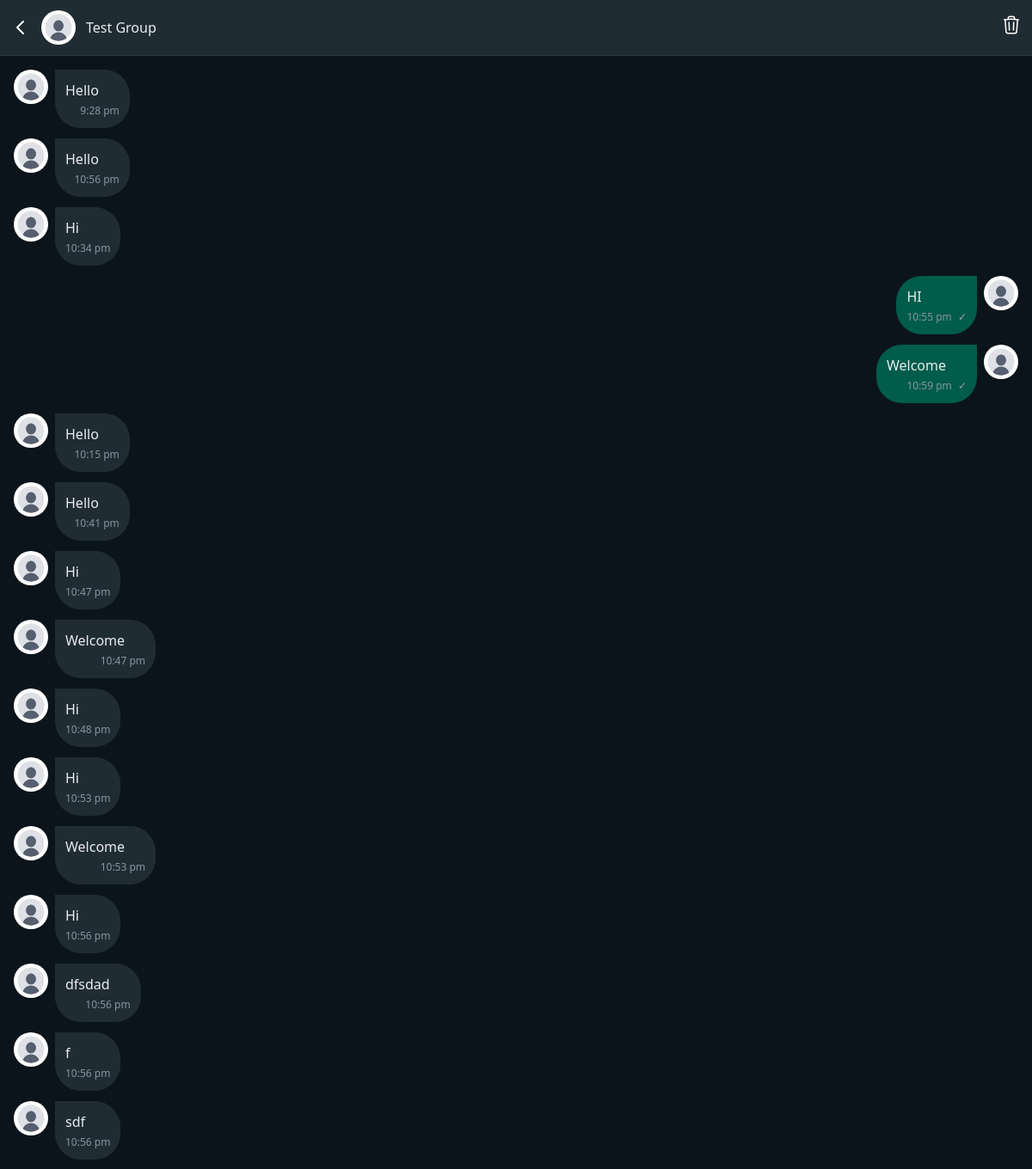
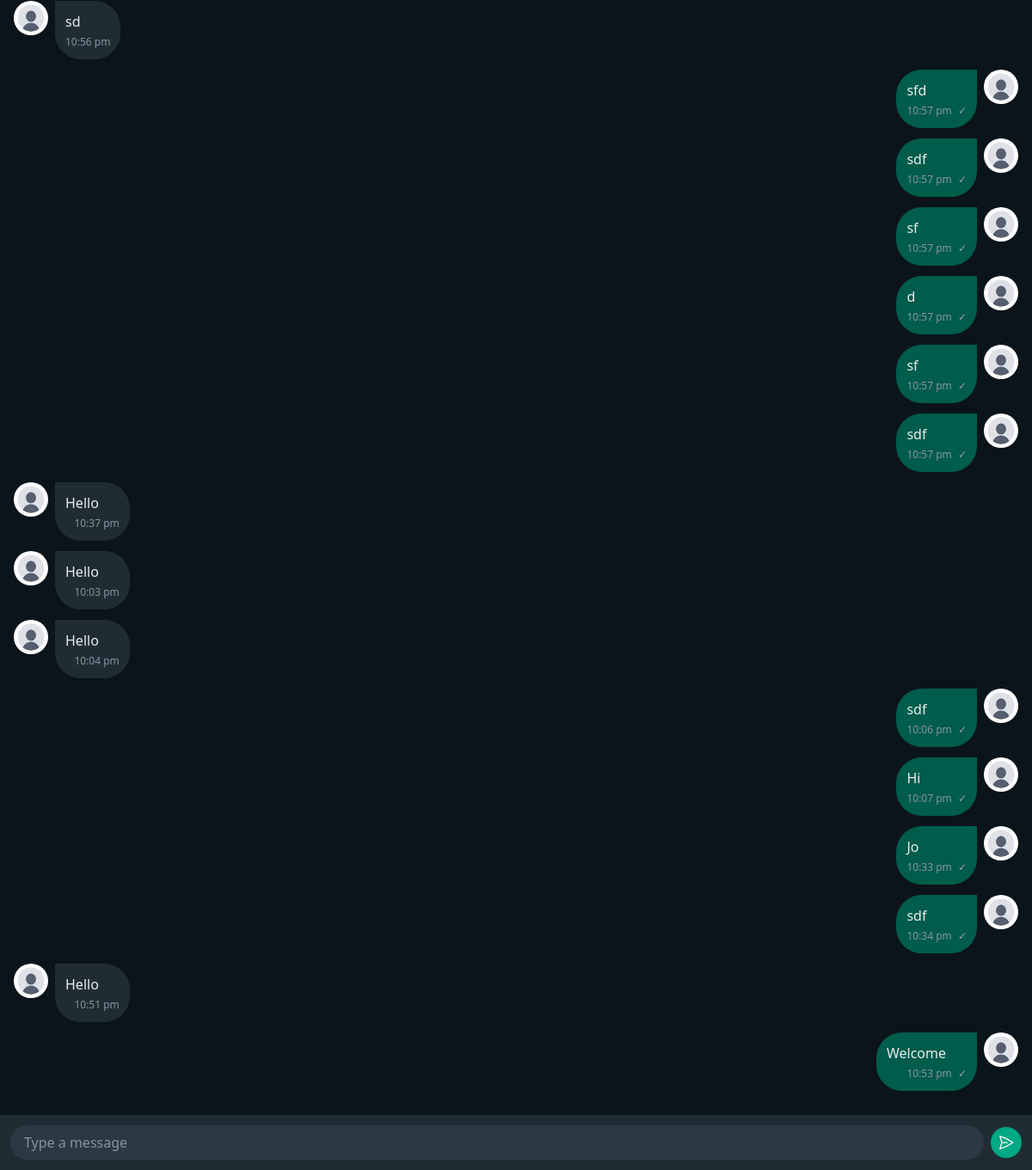
The app's page /chat/group/1 (signed in) with its own data (2 pictures, top to bottom).
### chat/models.py (models this page shows, shortened)
class GroupModel(models.Model):
    name = models.CharField(max_length=100)
    participants = models.ManyToManyField(
        CustomUser,
        related_name='room_participants'
    )
    created_at = models.DateTimeField(auto_now_add=True)
    updated_at = models.DateTimeField(auto_now=True)
    admin = models.ForeignKey(
        CustomUser,
        on_delete=models.SET_NULL,
        null=True,
        blank=True,
        related_name='admin_of_room'
    )
    avatar = models.ImageField(
        upload_to=userDirectoryPath,
        default='default.jpg'
    )
    is_active = models.BooleanField(default=True)
    description = models.TextField(blank=True, null=True)
    class Meta:
        ordering = ['-updated_at']

class GroupMessagesModel(models.Model):
    room = models.ForeignKey(
        GroupModel,
        on_delete=models.CASCADE,
        related_name='messages'
    )
    sender = models.ForeignKey(
        CustomUser,
        on_delete=models.CASCADE,
        related_name='messages_sent'
    )
    message = models.TextField()
    timestamp = models.DateTimeField(auto_now_add=True)
    read = models.BooleanField(default=False)
    class Meta:
        ordering = ["timestamp"]
        indexes = [
            models.Index(fields=["room", "timestamp"]),
            models.Index(fields=["sender"]),
        ]

### userauths/models.py (models this page shows, shortened)
class CustomUser(AbstractUser):
    username = models.CharField(
        max_length=20,
        unique=True,
        blank=False,
        validators=[
            RegexValidator(
                regex='^[a-zA-Z0-9_]+$',
                message='Username can only contain letters, numbers, and underscores',
                code='invalid_username'
            )
        ],
        help_text='Required 20 characters or fewer. Letters, digits and _ only.'
    )
    email = models.EmailField(
        unique=True,
        blank=False,
        help_text='Required. Must be a valid email address.'
    )
    bio = models.TextField(
        max_length=500,  # Increased from 100
        blank=True,  # Changed from False
        help_text='Tell us about yourself (500 characters max)'
    )
    avatar = models.ImageField(
        upload_to=userDirectoryPath,
        default='default.jpg',
        help_text='Profile picture (300x300 recommended)'
    )
    website = models.URLField(
        blank=True,
        default='',
        help_text='Your personal website'
    )
    facebook = models.URLField(
        blank=True,
        default='',
        help_text='Your Facebook profile URL'
    )
    instagram = models.URLField(  # Fixed typo from 'instagran'
        blank=True,
        default='',
        help_text='Your Instagram profile URL'
    )
    twitter = models.URLField(
        blank=True,
        default='',
        help_text='Your Twitter profile URL'
    )
    is_verified = models.BooleanField(
        default=False,
        help_text='Designates whether the user has verified their email'
    )
    last_activity = models.DateTimeField(
        null=True,
        blank=True,
        help_text='Last time the user was active'
    )
    USERNAME_FIELD = 'email'
    REQUIRED_FIELDS = ['username']  # Email is already required by default
    class Meta:
        verbose_name = 'User'
        verbose_name_plural = 'Users'
        ordering = ['-date_joined']

### chat/views.py (the view, shortened to what this page needs)
# urls.py: path('group/<int:pk>', GroupView.as_view(), name='group'),
class GroupView(LoginRequiredMixin, View):
    login_url = '/'  # Redirect URL if not authenticated
    redirect_field_name = 'next'  # Default (optional)
    def get(self, request, pk):
        try:
            group = GroupModel.objects.get(pk=pk)
            participant_ids = list(group.participants.values_list("id", flat=True))
            messages = group.messages.all().order_by('timestamp')
        except Exception as e:
            messages.error(request, f"Error loading conversations: {str(e)}")
        return render(request, 'chat/group.html', {
            'group': group,
            'chat_messages': messages,
            'participant_ids': participant_ids,
        })

### templates/chat/group.html (shortened to what this page needs)
{% extends "chat/base.html" %}
{% block content %}
  {% load static %}
  <div
    class="flex flex-col h-screen bg-[#0B141A]"
    id="chat-container"
    data-group-id="{{group.id}}"
    data-user-id="{{ request.user.id }}"
    data-user-name="{{ request.user.username }}"
    data-user-avatar="{{ request.user.avatar.url }}"
    data-participant-ids="{{ participant_ids|safe }}"
    >
    <div class="p-3 border-b border-[#2F3B43] bg-[#202C33] flex justify-between items-center">
        <div class="flex items-center space-x-3">
          <a href="{% url 'user-conversations' %}" class="text-white" title="Back">
            <svg class="w-6 h-6" fill="none" stroke="currentColor" viewBox="0 0 24 24">
              <path stroke-linecap="round" stroke-linejoin="round" stroke-width="2" d="M15 19l-7-7 7-7"></path>
            </svg>
          </a>
          <img
            src="{{ group.avatar.url|default:'/media/default.jpg' }}"
            alt="{{ group.name }}"
            class="w-10 h-10 rounded-full object-cover"
            onerror="this.src='/static/images/default-avatar.jpg'"
          />
          <div>
            <h2 class="font-medium text-[#E9EDEF]">
              {{ group.name }}
            </h2>
          </div>
        </div>
      {% if user == group.admin %}
      <form method="get" action=""
          onsubmit="return confirm('Are you sure? This will delete ALL messages in this group permanently!')">
          <button type="submit" class="btn text-[#fff] cursor-pointer" title="Delete group">
          </button>
      </form>
  {% endif %}
    </div>
    <div
      class="flex-1 overflow-y-auto p-4 space-y-2 bg-[#0B141A] bg-opacity-95"
      id="messages-container"
    >
      {% for message in chat_messages %}
      <div
        class="flex {% if message.sender == request.user %}justify-end{% else %}justify-start{% endif %} gap-2 mb-3"
      >
        {% if message.sender != request.user %}
        <img
          src="{{ message.sender.avatar.url|default:'/media/default.jpg' }}"
          alt="{{ message.sender.username }}"
          class="w-10 h-10 rounded-full object-cover flex-shrink-0"
          onerror="this.src='/static/images/default-avatar.jpg'"
        />
        {% endif %}
        <div
          class="max-w-[65%] rounded-br-[30px] rounded-bl-[30px] p-3 {% if message.sender == request.user %}rounded-tl-[30px] bg-[#005C4B]{% else %}rounded-tr-[30px] bg-[#202C33]{% endif %} group relative"
        >
          <div class="relative">
            <p class="text-[#E9EDEF] pr-6">{{ message.message }}</p>
          </div>
          <p class="text-xs text-[#8696A0] text-right mt-1">
            {{ message.timestamp|time:"g:i A"|lower }}
            {% if message.sender == request.user %}
                <span class="ml-1 text-gray-400">✓</span>
            {% endif %}
          </p>
        </div>
        {% if message.sender == request.user %}
        <img
          src="{{ message.sender.avatar.url|default:'/media/default.jpg' }}"
          alt="{{ request.user.username }}"
          class="w-10 h-10 rounded-full object-cover flex-shrink-0"
          onerror="this.src='/static/images/default-avatar.jpg'"
        />
        {% endif %}
      </div>
      {% empty %}
      <div class="text-center text-[#8696A0] py-8">No messages yet</div>
      {% endfor %}
    </div>
    <div class="p-3 bg-[#202C33]">
      <form method="post" id="chat-form" class="flex items-center gap-2 w-full">
        <div class="flex-1 min-w-0">
          <input
            type="text"
            name="body"
            id="body"
            placeholder="Type a message"
            class="w-full bg-[#2A3942] text-[#E9EDEF] rounded-full px-4 py-2 focus:outline-none focus:ring-1 focus:ring-[#00A884]"
            autocomplete="off"
            required
          />
        </div>
        <button
          type="submit"
          class="shrink-0 bg-[#00A884] text-white rounded-full p-2 hover:bg-[#06CF9C] focus:outline-none focus:ring-1 focus:ring-white cursor-pointer"
          aria-label="Send message"
        >
          <svg
            xmlns="http://www.w3.org/2000/svg"
            class="h-5 w-5"
            fill="none"
            viewBox="0 0 24 24"
            stroke-width="1.5"
            stroke="currentColor"
            class="size-6"
          >
            <path
              stroke-linecap="round"
              stroke-linejoin="round"
              d="M6 12 3.269 3.125A59.769 59.769 0 0 1 21.485 12 59.768 59.768 0 0 1 3.27 20.875L5.999 12Zm0 0h7.5"
            />
          </svg>
        </button>
      </form>
    </div>
  </div>
{% endblock content %}

### records on screen
GroupModel: avatar (placeholder picture), name "Test Group"
GroupMessagesModel: sender.avatar (placeholder picture), message "Hello", timestamp "9:28 pm"
GroupMessagesModel: sender.avatar (placeholder picture), message "Hello", timestamp "10:56 pm"
GroupMessagesModel: sender.avatar (placeholder picture), message "Hi", timestamp "10:34 pm"
GroupMessagesModel: message "HI", timestamp "10:55 pm", sender.avatar (placeholder picture)
GroupMessagesModel: message "Welcome", timestamp "10:59 pm", sender.avatar (placeholder picture)
GroupMessagesModel: sender.avatar (placeholder picture), message "Hello", timestamp "10:15 pm"
GroupMessagesModel: sender.avatar (placeholder picture), message "Hello", timestamp "10:41 pm"
GroupMessagesModel: sender.avatar (placeholder picture), message "Hi", timestamp "10:47 pm"
GroupMessagesModel: sender.avatar (placeholder picture), message "Welcome", timestamp "10:47 pm"
GroupMessagesModel: sender.avatar (placeholder picture), message "Hi", timestamp "10:48 pm"
GroupMessagesModel: sender.avatar (placeholder picture), message "Hi", timestamp "10:53 pm"
GroupMessagesModel: sender.avatar (placeholder picture), message "Welcome", timestamp "10:53 pm"
GroupMessagesModel: sender.avatar (placeholder picture), message "Hi", timestamp "10:56 pm"
GroupMessagesModel: sender.avatar (placeholder picture), message "dfsdad", timestamp "10:56 pm"
GroupMessagesModel: sender.avatar (placeholder picture), message "f", timestamp "10:56 pm"
GroupMessagesModel: sender.avatar (placeholder picture), message "sdf", timestamp "10:56 pm"
GroupMessagesModel: sender.avatar (placeholder picture), message "sd", timestamp "10:56 pm"
GroupMessagesModel: message "sfd", timestamp "10:57 pm", sender.avatar (placeholder picture)
GroupMessagesModel: message "sdf", timestamp "10:57 pm", sender.avatar (placeholder picture)
GroupMessagesModel: message "sf", timestamp "10:57 pm", sender.avatar (placeholder picture)
GroupMessagesModel: message "d", timestamp "10:57 pm", sender.avatar (placeholder picture)
GroupMessagesModel: message "sf", timestamp "10:57 pm", sender.avatar (placeholder picture)
GroupMessagesModel: message "sdf", timestamp "10:57 pm", sender.avatar (placeholder picture)
GroupMessagesModel: sender.avatar (placeholder picture), message "Hello", timestamp "10:37 pm"
GroupMessagesModel: sender.avatar (placeholder picture), message "Hello", timestamp "10:03 pm"
GroupMessagesModel: sender.avatar (placeholder picture), message "Hello", timestamp "10:04 pm"
GroupMessagesModel: message "sdf", timestamp "10:06 pm", sender.avatar (placeholder picture)
GroupMessagesModel: message "Hi", timestamp "10:07 pm", sender.avatar (placeholder picture)
GroupMessagesModel: message "Jo", timestamp "10:33 pm", sender.avatar (placeholder picture)
GroupMessagesModel: message "sdf", timestamp "10:34 pm", sender.avatar (placeholder picture)
GroupMessagesModel: sender.avatar (placeholder picture), message "Hello", timestamp "10:51 pm"
GroupMessagesModel: message "Welcome", timestamp "10:53 pm", sender.avatar (placeholder picture)
